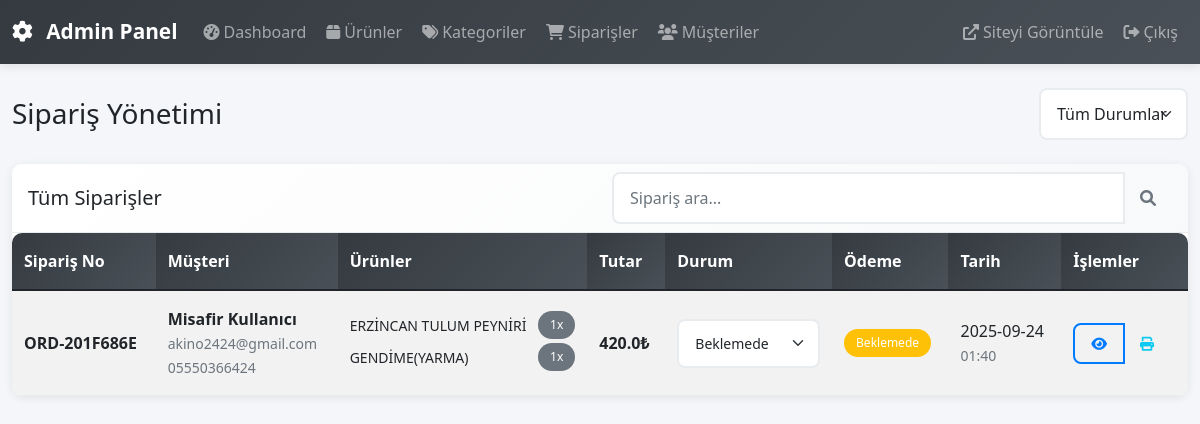
/admin/siparisler (signed in), run on the app's committed database.
### tables this page shows
CREATE TABLE "orders" (
                id INTEGER PRIMARY KEY AUTOINCREMENT,
                order_number TEXT UNIQUE NOT NULL,
                user_id INTEGER,
                total_amount REAL NOT NULL,
                status TEXT DEFAULT 'pending',
                payment_status TEXT DEFAULT 'pending',
                shipping_address TEXT NOT NULL,
                billing_address TEXT,
                phone TEXT,
                notes TEXT,
                created_at TIMESTAMP DEFAULT CURRENT_TIMESTAMP,
                updated_at TIMESTAMP DEFAULT CURRENT_TIMESTAMP, email TEXT, first_name TEXT, last_name TEXT, city TEXT, postal_code TEXT, payment_method TEXT,
                FOREIGN KEY (user_id) REFERENCES users (id)
            );

CREATE TABLE order_items (
            id INTEGER PRIMARY KEY AUTOINCREMENT,
            order_id INTEGER NOT NULL,
            product_id INTEGER NOT NULL,
            quantity INTEGER NOT NULL,
            price REAL NOT NULL,
            total REAL NOT NULL,
            FOREIGN KEY (order_id) REFERENCES orders (id),
            FOREIGN KEY (product_id) REFERENCES products (id)
        );

CREATE TABLE products (
            id INTEGER PRIMARY KEY AUTOINCREMENT,
            name TEXT NOT NULL,
            slug TEXT NOT NULL,
            description TEXT,
            short_description TEXT,
            price REAL NOT NULL,
            stock_quantity INTEGER DEFAULT 0,
            image TEXT,
            weight TEXT,
            brand TEXT,
            is_active BOOLEAN DEFAULT 1,
            is_featured BOOLEAN DEFAULT 0,
            is_new BOOLEAN DEFAULT 0,
            category_id INTEGER NOT NULL,
            created_at TIMESTAMP DEFAULT CURRENT_TIMESTAMP,
            updated_at TIMESTAMP DEFAULT CURRENT_TIMESTAMP
        );

### app.py (the view)
@app.route('/admin/siparisler')
@login_required
def admin_orders():
    if not current_user.is_admin:
        flash('Bu sayfaya erişim yetkiniz yok!', 'error')
        return redirect(url_for('index'))
    conn = get_db_connection()
    orders = conn.execute('''
        SELECT o.*, u.first_name, u.last_name, u.email
        FROM orders o
        LEFT JOIN users u ON o.user_id = u.id
        ORDER BY o.created_at DESC
    ''').fetchall()
    orders_with_items = []
    for order in orders:
        order_data = {
            'id': order['id'],
            'order_number': order['order_number'],
            'user_id': order['user_id'],
            'total_amount': order['total_amount'],
            'status': order['status'],
            'payment_status': order['payment_status'],
            'shipping_address': order['shipping_address'],
            'billing_address': order['billing_address'],
            'phone': order['phone'],
            'notes': order['notes'],
            'created_at': order['created_at'],
            'updated_at': order['updated_at'],
            'first_name': order['first_name'],
            'last_name': order['last_name'],
            'email': order['email']
        }
        items = conn.execute('''
            SELECT oi.*, p.name as product_name
            FROM order_items oi
            JOIN products p ON oi.product_id = p.id
            WHERE oi.order_id = ?
        ''', (order['id'],)).fetchall()
        order_data['order_items'] = [dict(item) for item in items]
        orders_with_items.append(order_data)
    conn.close()
    print(f"DEBUG: {len(orders_with_items)} sipariş bulundu")
    for order in orders_with_items:
        print(f"  - Sipariş: {order['order_number']}, Durum: {order['status']}, Tutar: {order['total_amount']}")
    return render_template('admin/orders.html', orders=orders_with_items)

### app.py (called while the page is built, shortened)
@app.after_request
def after_request(response):
    response.headers['Access-Control-Allow-Origin'] = '*'
    response.headers['Access-Control-Allow-Methods'] = 'GET, POST, PUT, DELETE, OPTIONS'
    response.headers['Access-Control-Allow-Headers'] = 'Content-Type, Authorization'
    response.headers['X-Content-Type-Options'] = 'nosniff'
    response.headers['X-Frame-Options'] = 'DENY'
    response.headers['X-XSS-Protection'] = '1; mode=block'
    response.headers['Referrer-Policy'] = 'strict-origin-when-cross-origin'
    return response

def get_db_connection():
    db_path = os.path.join(os.path.dirname(os.path.abspath(__file__)), 'kemah.db')
    conn = sqlite3.connect(db_path)
    conn.row_factory = sqlite3.Row
    conn.execute('PRAGMA foreign_keys=ON')
    conn.execute('PRAGMA journal_mode=WAL')
    return conn

@login_manager.user_loader
def load_user(user_id):
    conn = get_db_connection()
    user_data = conn.execute('SELECT * FROM users WHERE id = ?', (user_id,)).fetchone()
    conn.close()
    if user_data:
        return User(
            id=user_data['id'],
            username=user_data['username'],
            email=user_data['email'],
            password=user_data['password'],
            first_name=user_data['first_name'],
            last_name=user_data['last_name'],
            phone=user_data['phone'],
            address=user_data['address'],
            is_admin=bool(user_data['is_admin'])
        )
    return None

@app.context_processor
def inject_user():
    return dict(current_user=current_user)

def get_site_settings():
    try:
        conn = get_db_connection()
        settings = conn.execute('SELECT * FROM site_settings').fetchall()
        conn.close()
        site_settings = {setting['setting_key']: setting['setting_value'] for setting in settings}
        return site_settings
    except:
        return {}

@app.context_processor
def inject_site_settings():
    return dict(site_settings=get_site_settings())

### templates/admin/orders.html (shortened to what this page needs)
{% extends "admin/base.html" %}
{% block content %}
<div class="row">
    <div class="col-12">
        <div class="d-flex justify-content-between align-items-center mb-4">
            <h1 class="h3 mb-0">Sipariş Yönetimi</h1>
            <div class="d-flex gap-2">
                <select class="form-select" id="statusFilter" style="width: auto;">
                    <option value="">Tüm Durumlar</option>
                </select>
            </div>
        </div>
    </div>
</div>
<div class="row">
    <div class="col-12">
        <div class="card">
            <div class="card-header">
                <div class="row align-items-center">
                    <div class="col-md-6">
                        <h5 class="mb-0">Tüm Siparişler</h5>
                    </div>
                    <div class="col-md-6">
                        <div class="input-group">
                            <input type="text" class="form-control" placeholder="Sipariş ara..." id="searchInput">
                            <button class="btn btn-outline-secondary" type="button">
                                <i class="fas fa-search"></i>
                            </button>
                        </div>
                    </div>
                </div>
            </div>
            <div class="card-body p-0">
                {% if orders %}
                    <div class="table-responsive">
                        <table class="table table-striped mb-0">
                            <thead class="table-dark">
                                <tr>
                                    <th>Sipariş No</th>
                                    <th>Müşteri</th>
                                    <th>Ürünler</th>
                                    <th>Tutar</th>
                                    <th>Durum</th>
                                    <th>Ödeme</th>
                                    <th>Tarih</th>
                                    <th>İşlemler</th>
                                </tr>
                            </thead>
                            <tbody>
                                {% for order in orders %}
                                    <tr data-status="{{ order.status }}">
                                        <td>
                                            <strong>{{ order.order_number }}</strong>
                                        </td>
                                        <td>
                                            <div>
                                                <strong>{{ order.first_name or 'Misafir' }} {{ order.last_name or 'Kullanıcı' }}</strong>
                                                <br>
                                                <small class="text-muted">{{ order.email if order.email else 'N/A' }}</small>
                                                {% if order.phone %}
                                                    <br>
                                                    <small class="text-muted">{{ order.phone }}</small>
                                                {% endif %}
                                            </div>
                                        </td>
                                        <td>
                                            <div class="order-items">
                                                {% for item in order.order_items %}
                                                    <div class="d-flex justify-content-between align-items-center mb-1">
                                                        <span class="small">{{ item.product_name }}</span>
                                                        <span class="badge bg-secondary">{{ item.quantity }}x</span>
                                                    </div>
                                                {% endfor %}
                                            </div>
                                        </td>
                                        <td>
                                            <strong>{{ order.total_amount }}₺</strong>
                                        </td>
                                        <td>
                                            <select class="form-select form-select-sm" onchange="updateOrderStatus({{ order.id }}, this.value)">
                                                <option value="pending" {{ 'selected' if order.status == 'pending' }}>Beklemede</option>
                                            </select>
                                        </td>
                                        <td>
                                            <span class="badge bg-{{ 'success' if order.payment_status == 'paid' else 'warning' if order.payment_status == 'pending' else 'danger' }}">
                                                {{ 'Ödendi' if order.payment_status == 'paid' else 'Beklemede' if order.payment_status == 'pending' else 'Başarısız' }}
                                            </span>
                                        </td>
                                        <td>
                                            <div>
                                                {{ order.created_at[:10] if order.created_at else 'N/A' }}
                                                <br>
                                                <small class="text-muted">{{ order.created_at[11:16] if order.created_at and order.created_at|length > 16 else 'N/A' }}</small>
                                            </div>
                                        </td>
                                        <td>
                                            <div class="btn-group" role="group">
                                                <button class="btn btn-sm btn-outline-primary"
                                                        onclick="viewOrderDetails({{ order.id }})">
                                                    <i class="fas fa-eye"></i>
                                                </button>
                                                <button class="btn btn-sm btn-outline-info"
                                                        onclick="printOrder({{ order.id }})">
                                                    <i class="fas fa-print"></i>
                                                </button>
                                            </div>
                                        </td>
                                    </tr>
                                {% endfor %}
                            </tbody>
                        </table>
                    </div>
                {% else %}
                    <div class="text-center py-5">
                        <i class="fas fa-shopping-cart text-muted mb-3" style="font-size: 4rem;"></i>
                        <h5 class="text-muted">Henüz sipariş bulunmuyor</h5>
                        <p class="text-muted">Müşteriler sipariş verdiğinde burada görünecek.</p>
                    </div>
                {% endif %}
            </div>
        </div>
    </div>
</div>
{% endblock %}

### static/css/admin.css (style rules this page uses)
:root { --admin-primary: #007bff; --admin-secondary: #6c757d; --admin-success: #28a745; --admin-danger: #dc3545; --admin-warning: #ffc107; --admin-info: #17a2b8; --admin-light: #f8f9fa; --admin-dark: #343a40; --admin-sidebar-width: 250px; }
body { background-color: #f4f6f9; font-family: 'Segoe UI', Tahoma, Geneva, Verdana, sans-serif; }
.card { border: none; border-radius: 10px; box-shadow: 0 2px 10px rgba(0,0,0,0.08); transition: box-shadow 0.3s ease; }
.card-header { background: linear-gradient(135deg, #fff, #f8f9fa); border-bottom: 1px solid #e9ecef; border-radius: 10px 10px 0 0 !important; font-weight: 600; }
.table { border-radius: 10px; overflow: hidden; }
.table thead th { background: linear-gradient(135deg, var(--admin-dark), #495057); color: white; border: none; font-weight: 600; padding: 1rem 0.75rem; }
.table tbody tr { transition: background-color 0.3s ease; }
.table td { padding: 1rem 0.75rem; vertical-align: middle; border-color: #e9ecef; }
.btn { border-radius: 8px; font-weight: 500; transition: all 0.3s ease; border: none; padding: 0.5rem 1rem; }
.btn-outline-primary { border: 2px solid var(--admin-primary); color: var(--admin-primary); background: transparent; }
.form-control, .form-select { border: 2px solid #e9ecef; border-radius: 8px; padding: 0.75rem 1rem; transition: border-color 0.3s ease, box-shadow 0.3s ease; }
.badge { font-size: 0.75rem; padding: 0.5rem 0.75rem; border-radius: 20px; font-weight: 500; }
.input-group .btn { border-radius: 0 8px 8px 0; }
.input-group .form-control { border-radius: 8px 0 0 8px; }

### data on the page
orders: order_number "ORD-201F686E", first_name "Misafir", last_name "Kullanıcı", email "akino2424@gmail.com", phone "05550366424", total_amount "420.0", id "Beklemede", payment_status "Beklemede", created_at "2025-09-24", created_at "01:40"
order_items: product_name "ERZİNCAN TULUM PEYNİRİ", quantity "1"
order_items: product_name "GENDİME(YARMA)", quantity "1"
